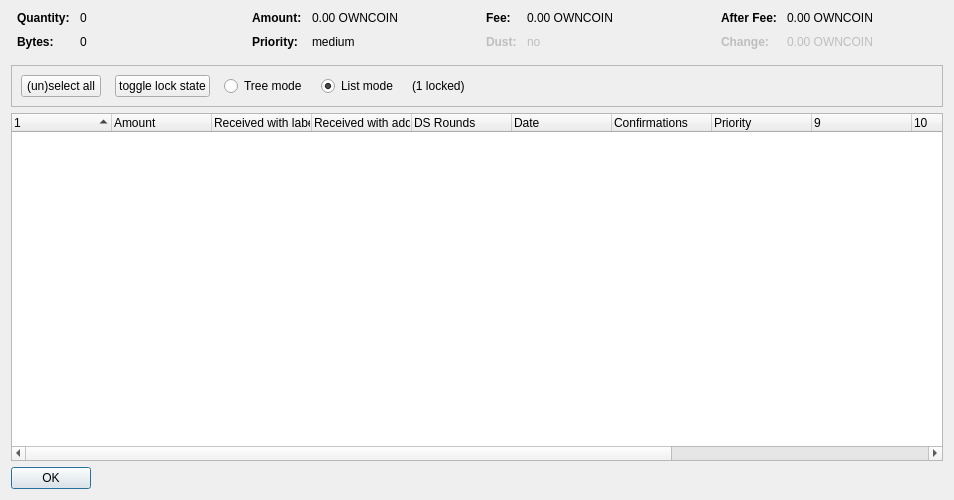
<?xml version="1.0" encoding="UTF-8"?>
<ui version="4.0">
 <class>CoinControlDialog</class>
 <widget class="QDialog" name="CoinControlDialog">
  <property name="geometry">
   <rect>
    <x>0</x>
    <y>0</y>
    <width>954</width>
    <height>500</height>
   </rect>
  </property>
  <property name="windowTitle">
   <string>Coin Selection</string>
  </property>
  <layout class="QVBoxLayout" name="verticalLayout">
   <item>
    <layout class="QHBoxLayout" name="horizontalLayoutTop" stretch="0,0,0,0">
     <property name="topMargin">
      <number>0</number>
     </property>
     <property name="bottomMargin">
      <number>10</number>
     </property>
     <item>
      <layout class="QFormLayout" name="formLayoutCoinControl1">
       <property name="horizontalSpacing">
        <number>10</number>
       </property>
       <property name="verticalSpacing">
        <number>10</number>
       </property>
       <property name="leftMargin">
        <number>6</number>
       </property>
       <property name="rightMargin">
        <number>6</number>
       </property>
       <item row="0" column="0">
        <widget class="QLabel" name="labelCoinControlQuantityText">
         <property name="font">
          <font>
           <weight>75</weight>
           <bold>true</bold>
          </font>
         </property>
         <property name="text">
          <string>Quantity:</string>
         </property>
        </widget>
       </item>
       <item row="0" column="1">
        <widget class="QLabel" name="labelCoinControlQuantity">
         <property name="cursor">
          <cursorShape>IBeamCursor</cursorShape>
         </property>
         <property name="contextMenuPolicy">
          <enum>Qt::ActionsContextMenu</enum>
         </property>
         <property name="text">
          <string notr="true">0</string>
         </property>
         <property name="textInteractionFlags">
          <set>Qt::LinksAccessibleByMouse|Qt::TextSelectableByKeyboard|Qt::TextSelectableByMouse</set>
         </property>
        </widget>
       </item>
       <item row="1" column="0">
        <widget class="QLabel" name="labelCoinControlBytesText">
         <property name="font">
          <font>
           <weight>75</weight>
           <bold>true</bold>
          </font>
         </property>
         <property name="text">
          <string>Bytes:</string>
         </property>
        </widget>
       </item>
       <item row="1" column="1">
        <widget class="QLabel" name="labelCoinControlBytes">
         <property name="cursor">
          <cursorShape>IBeamCursor</cursorShape>
         </property>
         <property name="contextMenuPolicy">
          <enum>Qt::ActionsContextMenu</enum>
         </property>
         <property name="text">
          <string notr="true">0</string>
         </property>
         <property name="textInteractionFlags">
          <set>Qt::LinksAccessibleByMouse|Qt::TextSelectableByKeyboard|Qt::TextSelectableByMouse</set>
         </property>
        </widget>
       </item>
      </layout>
     </item>
     <item>
      <layout class="QFormLayout" name="formLayoutCoinControl2">
       <property name="horizontalSpacing">
        <number>10</number>
       </property>
       <property name="verticalSpacing">
        <number>10</number>
       </property>
       <property name="leftMargin">
        <number>6</number>
       </property>
       <property name="rightMargin">
        <number>6</number>
       </property>
       <item row="0" column="0">
        <widget class="QLabel" name="labelCoinControlAmountText">
         <property name="font">
          <font>
           <weight>75</weight>
           <bold>true</bold>
          </font>
         </property>
         <property name="text">
          <string>Amount:</string>
         </property>
        </widget>
       </item>
       <item row="0" column="1">
        <widget class="QLabel" name="labelCoinControlAmount">
         <property name="cursor">
          <cursorShape>IBeamCursor</cursorShape>
         </property>
         <property name="contextMenuPolicy">
          <enum>Qt::ActionsContextMenu</enum>
         </property>
         <property name="text">
          <string notr="true">0.00 OWNCOIN</string>
         </property>
         <property name="textInteractionFlags">
          <set>Qt::LinksAccessibleByMouse|Qt::TextSelectableByKeyboard|Qt::TextSelectableByMouse</set>
         </property>
        </widget>
       </item>
       <item row="1" column="0">
        <widget class="QLabel" name="labelCoinControlPriorityText">
         <property name="font">
          <font>
           <weight>75</weight>
           <bold>true</bold>
          </font>
         </property>
         <property name="text">
          <string>Priority:</string>
         </property>
        </widget>
       </item>
       <item row="1" column="1">
        <widget class="QLabel" name="labelCoinControlPriority">
         <property name="cursor">
          <cursorShape>IBeamCursor</cursorShape>
         </property>
         <property name="contextMenuPolicy">
          <enum>Qt::ActionsContextMenu</enum>
         </property>
         <property name="text">
          <string>medium</string>
         </property>
         <property name="textInteractionFlags">
          <set>Qt::LinksAccessibleByMouse|Qt::TextSelectableByKeyboard|Qt::TextSelectableByMouse</set>
         </property>
        </widget>
       </item>
      </layout>
     </item>
     <item>
      <layout class="QFormLayout" name="formLayoutCoinControl3">
       <property name="horizontalSpacing">
        <number>10</number>
       </property>
       <property name="verticalSpacing">
        <number>10</number>
       </property>
       <property name="leftMargin">
        <number>6</number>
       </property>
       <property name="rightMargin">
        <number>6</number>
       </property>
       <item row="0" column="0">
        <widget class="QLabel" name="labelCoinControlFeeText">
         <property name="font">
          <font>
           <weight>75</weight>
           <bold>true</bold>
          </font>
         </property>
         <property name="text">
          <string>Fee:</string>
         </property>
        </widget>
       </item>
       <item row="0" column="1">
        <widget class="QLabel" name="labelCoinControlFee">
         <property name="cursor">
          <cursorShape>IBeamCursor</cursorShape>
         </property>
         <property name="contextMenuPolicy">
          <enum>Qt::ActionsContextMenu</enum>
         </property>
         <property name="text">
          <string notr="true">0.00 OWNCOIN</string>
         </property>
         <property name="textInteractionFlags">
          <set>Qt::LinksAccessibleByMouse|Qt::TextSelectableByKeyboard|Qt::TextSelectableByMouse</set>
         </property>
        </widget>
       </item>
       <item row="1" column="0">
        <widget class="QLabel" name="labelCoinControlLowOutputText">
         <property name="enabled">
          <bool>false</bool>
         </property>
         <property name="font">
          <font>
           <weight>75</weight>
           <bold>true</bold>
          </font>
         </property>
         <property name="text">
          <string>Dust:</string>
         </property>
        </widget>
       </item>
       <item row="1" column="1">
        <widget class="QLabel" name="labelCoinControlLowOutput">
         <property name="enabled">
          <bool>false</bool>
         </property>
         <property name="cursor">
          <cursorShape>IBeamCursor</cursorShape>
         </property>
         <property name="contextMenuPolicy">
          <enum>Qt::ActionsContextMenu</enum>
         </property>
         <property name="text">
          <string>no</string>
         </property>
         <property name="textInteractionFlags">
          <set>Qt::LinksAccessibleByMouse|Qt::TextSelectableByKeyboard|Qt::TextSelectableByMouse</set>
         </property>
        </widget>
       </item>
      </layout>
     </item>
     <item>
      <layout class="QFormLayout" name="formLayoutCoinControl4">
       <property name="horizontalSpacing">
        <number>10</number>
       </property>
       <property name="verticalSpacing">
        <number>10</number>
       </property>
       <property name="leftMargin">
        <number>6</number>
       </property>
       <property name="rightMargin">
        <number>6</number>
       </property>
       <item row="0" column="0">
        <widget class="QLabel" name="labelCoinControlAfterFeeText">
         <property name="font">
          <font>
           <weight>75</weight>
           <bold>true</bold>
          </font>
         </property>
         <property name="text">
          <string>After Fee:</string>
         </property>
        </widget>
       </item>
       <item row="0" column="1">
        <widget class="QLabel" name="labelCoinControlAfterFee">
         <property name="cursor">
          <cursorShape>IBeamCursor</cursorShape>
         </property>
         <property name="contextMenuPolicy">
          <enum>Qt::ActionsContextMenu</enum>
         </property>
         <property name="text">
          <string notr="true">0.00 OWNCOIN</string>
         </property>
         <property name="textInteractionFlags">
          <set>Qt::LinksAccessibleByMouse|Qt::TextSelectableByKeyboard|Qt::TextSelectableByMouse</set>
         </property>
        </widget>
       </item>
       <item row="1" column="0">
        <widget class="QLabel" name="labelCoinControlChangeText">
         <property name="enabled">
          <bool>false</bool>
         </property>
         <property name="font">
          <font>
           <weight>75</weight>
           <bold>true</bold>
          </font>
         </property>
         <property name="text">
          <string>Change:</string>
         </property>
        </widget>
       </item>
       <item row="1" column="1">
        <widget class="QLabel" name="labelCoinControlChange">
         <property name="enabled">
          <bool>false</bool>
         </property>
         <property name="cursor">
          <cursorShape>IBeamCursor</cursorShape>
         </property>
         <property name="contextMenuPolicy">
          <enum>Qt::ActionsContextMenu</enum>
         </property>
         <property name="text">
          <string notr="true">0.00 OWNCOIN</string>
         </property>
         <property name="textInteractionFlags">
          <set>Qt::LinksAccessibleByMouse|Qt::TextSelectableByKeyboard|Qt::TextSelectableByMouse</set>
         </property>
        </widget>
       </item>
      </layout>
     </item>
    </layout>
   </item>
   <item>
    <widget class="QFrame" name="frame">
     <property name="minimumSize">
      <size>
       <width>0</width>
       <height>40</height>
      </size>
     </property>
     <property name="frameShape">
      <enum>QFrame::StyledPanel</enum>
     </property>
     <property name="frameShadow">
      <enum>QFrame::Sunken</enum>
     </property>
     <layout class="QHBoxLayout" name="horizontalLayout">
      <item>
       <layout class="QHBoxLayout" name="horizontalLayoutPanel" stretch="0,0,0,0,0,0">
        <property name="spacing">
         <number>14</number>
        </property>
        <item>
         <widget class="QPushButton" name="pushButtonSelectAll">
          <property name="sizePolicy">
           <sizepolicy hsizetype="Maximum" vsizetype="Fixed">
            <horstretch>0</horstretch>
            <verstretch>0</verstretch>
           </sizepolicy>
          </property>
          <property name="text">
           <string>(un)select all</string>
          </property>
          <property name="autoDefault">
           <bool>false</bool>
          </property>
         </widget>
        </item>
        <item>
         <widget class="QPushButton" name="pushButtonToggleLock">
          <property name="sizePolicy">
           <sizepolicy hsizetype="Maximum" vsizetype="Fixed">
            <horstretch>0</horstretch>
            <verstretch>0</verstretch>
           </sizepolicy>
          </property>
          <property name="text">
           <string>toggle lock state</string>
          </property>
          <property name="autoDefault">
           <bool>false</bool>
          </property>
         </widget>
        </item>
        <item>
         <widget class="QRadioButton" name="radioTreeMode">
          <property name="sizePolicy">
           <sizepolicy hsizetype="Maximum" vsizetype="Fixed">
            <horstretch>0</horstretch>
            <verstretch>0</verstretch>
           </sizepolicy>
          </property>
          <property name="text">
           <string>Tree mode</string>
          </property>
         </widget>
        </item>
        <item>
         <widget class="QRadioButton" name="radioListMode">
          <property name="sizePolicy">
           <sizepolicy hsizetype="Maximum" vsizetype="Fixed">
            <horstretch>0</horstretch>
            <verstretch>0</verstretch>
           </sizepolicy>
          </property>
          <property name="text">
           <string>List mode</string>
          </property>
          <property name="checked">
           <bool>true</bool>
          </property>
         </widget>
        </item>
        <item>
         <widget class="QLabel" name="labelLocked">
          <property name="text">
           <string>(1 locked)</string>
          </property>
         </widget>
        </item>
        <item>
         <spacer name="horizontalSpacer">
          <property name="orientation">
           <enum>Qt::Horizontal</enum>
          </property>
          <property name="sizeHint" stdset="0">
           <size>
            <width>40</width>
            <height>20</height>
           </size>
          </property>
         </spacer>
        </item>
       </layout>
      </item>
     </layout>
    </widget>
   </item>
   <item>
    <widget class="CoinControlTreeWidget" name="treeWidget">
     <property name="contextMenuPolicy">
      <enum>Qt::CustomContextMenu</enum>
     </property>
     <property name="sortingEnabled">
      <bool>false</bool>
     </property>
     <property name="columnCount">
      <number>13</number>
     </property>
     <attribute name="headerShowSortIndicator" stdset="0">
      <bool>true</bool>
     </attribute>
     <attribute name="headerStretchLastSection">
      <bool>false</bool>
     </attribute>
     <column>
      <property name="text">
       <string/>
      </property>
     </column>
     <column>
      <property name="text">
       <string>Amount</string>
      </property>
     </column>
     <column>
      <property name="text">
       <string>Received with label</string>
      </property>
     </column>
     <column>
      <property name="text">
       <string>Received with address</string>
      </property>
     </column>
     <column>
      <property name="text">
       <string>DS Rounds</string>
      </property>
     </column>
     <column>
      <property name="text">
       <string>Date</string>
      </property>
     </column>
     <column>
      <property name="text">
       <string>Confirmations</string>
      </property>
      <property name="toolTip">
       <string>Confirmed</string>
      </property>
     </column>
     <column>
      <property name="text">
       <string>Priority</string>
      </property>
     </column>
     <column>
      <property name="text">
       <string/>
      </property>
     </column>
     <column>
      <property name="text">
       <string/>
      </property>
     </column>
     <column>
      <property name="text">
       <string/>
      </property>
     </column>
     <column>
      <property name="text">
       <string/>
      </property>
     </column>
     <column>
      <property name="text">
       <string/>
      </property>
     </column>
    </widget>
   </item>
   <item>
    <widget class="QDialogButtonBox" name="buttonBox">
     <property name="sizePolicy">
      <sizepolicy hsizetype="Maximum" vsizetype="Fixed">
       <horstretch>0</horstretch>
       <verstretch>0</verstretch>
      </sizepolicy>
     </property>
     <property name="orientation">
      <enum>Qt::Horizontal</enum>
     </property>
     <property name="standardButtons">
      <set>QDialogButtonBox::Ok</set>
     </property>
    </widget>
   </item>
  </layout>
 </widget>
 <customwidgets>
  <customwidget>
   <class>CoinControlTreeWidget</class>
   <extends>QTreeWidget</extends>
   <header>coincontroltreewidget.h</header>
  </customwidget>
 </customwidgets>
 <resources/>
 <connections/>
</ui>
